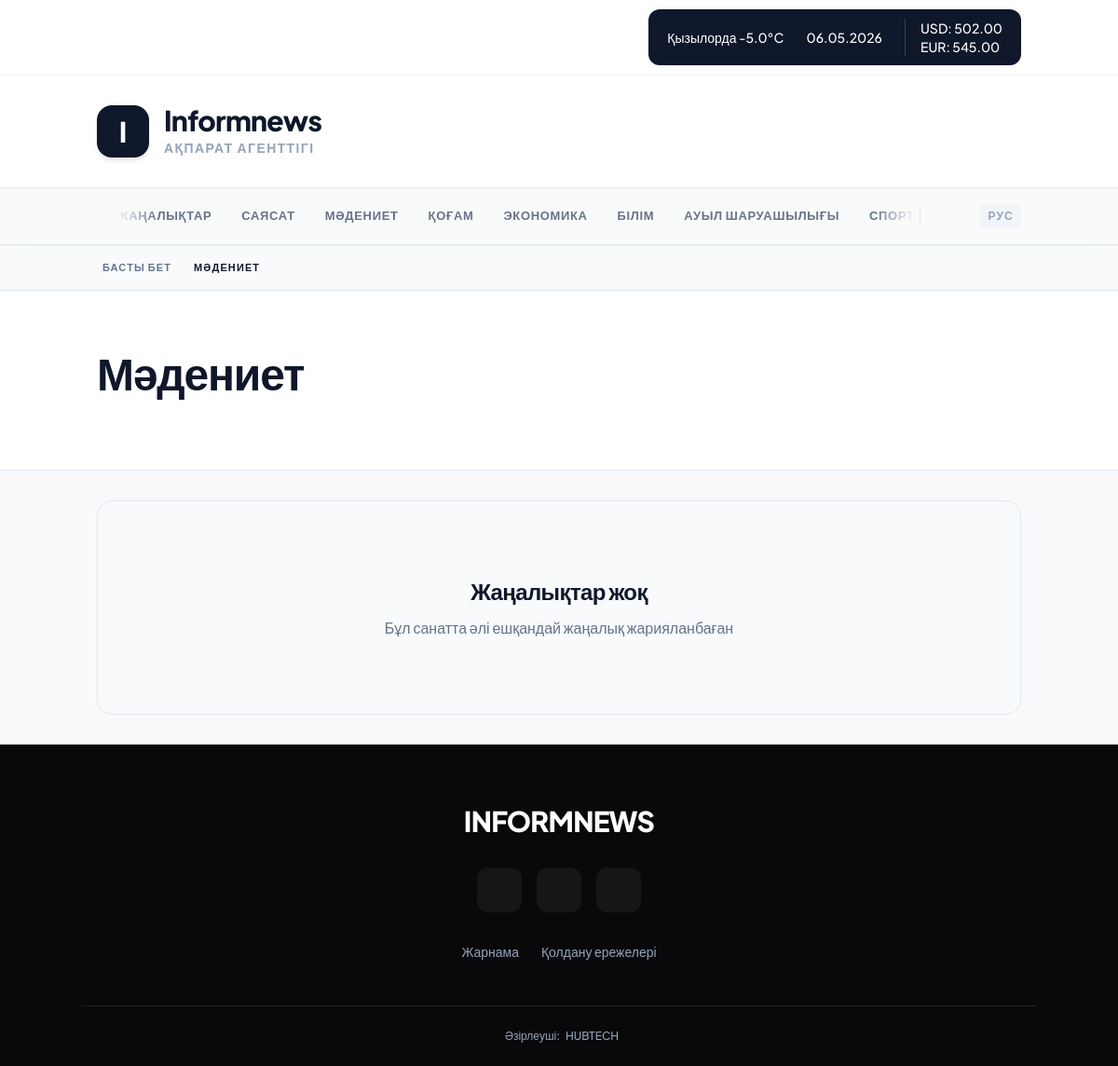
The app's page /madeniet with its own data.
### tables this page shows
CREATE TABLE `categories` (
  `id` int NOT NULL AUTO_INCREMENT,
  `name_kz` varchar(100) NOT NULL,
  `name_ru` varchar(100) NOT NULL,
  `slug_kz` varchar(100) NOT NULL,
  `slug_ru` varchar(100) NOT NULL,
  `description_kz` text,
  `description_ru` text,
  `sort_order` int DEFAULT '0',
  `created_at` timestamp NULL DEFAULT CURRENT_TIMESTAMP,
  PRIMARY KEY (`id`),
  UNIQUE KEY `slug_kz` (`slug_kz`),
  UNIQUE KEY `slug_ru` (`slug_ru`),
  KEY `idx_slug_kz` (`slug_kz`),
  KEY `idx_slug_ru` (`slug_ru`)
);

### app/views/partials/_navigation.php (shortened to what the rows shown need)
<nav class="glass-nav border-b border-slate-200 shadow-sm sticky top-0 z-50">
    <div class="container mx-auto px-4">
        <div class="flex justify-between items-center">
            <div class="cursor-pointer py-5 pr-4 text-slate-600 hover:text-slate-900 dark:text-slate-400 dark:hover:text-white transition-colors" onclick="openMobileMenu()"><i class="las la-bars text-2xl"></i></div>
            <ul class="hidden md:flex space-x-8 py-5 font-semibold text-[13px] text-slate-500 uppercase tracking-wider overflow-x-auto whitespace-nowrap no-scrollbar mask-image-scroll">
                <?php if (isset($categories) && !empty($categories)): ?>
                    <?php foreach ($categories as $cat): ?>
                        <?php
                        if ($cat['slug'] === 'zhanalyqtar' || $cat['slug'] === 'novosti') {
                            $catUrl = $lang === 'ru' ? '/ru/' : '/';
                        } else {
                            $catUrl = '/' . ($lang === 'ru' ? 'ru/' : '') . $cat['slug'];
                        }
                        ?>
                        <li>
                            <a href="<?= $catUrl ?>" class="hover:text-slate-900 cursor-pointer transition-colors block">
                                <?= mb_strtoupper(htmlspecialchars($cat['name'])) ?>
                            </a>
                        </li>
                    <?php endforeach; ?>
                <?php endif; ?>
            </ul>
            <div class="flex items-center space-x-5 text-slate-400 pl-6 border-l border-slate-200">
                <?php
                $switchUrl = '/';
                if (isset($post) && !empty($post)) {
                    $targetLang = $lang === 'kz' ? 'ru' : 'kz';
                    $categorySlug = $post["slug_{$targetLang}"] ?? $post['category_slug'] ?? '';
                    $postSlug = $post["slug_{$targetLang}"] ?? '';
                    $switchUrl = (!empty($categorySlug) && !empty($postSlug))
                        ? ($targetLang === 'ru' ? '/ru/' : '/') . $categorySlug . '/' . $postSlug
                        : ($targetLang === 'ru' ? '/ru/' : '/');
                } elseif (isset($category) && !empty($category)) {
                    $targetLang = $lang === 'kz' ? 'ru' : 'kz';
                    $categorySlug = $category["slug_{$targetLang}"] ?? '';
                    $switchUrl = !empty($categorySlug) ? ($targetLang === 'ru' ? '/ru/' : '/') . $categorySlug : ($targetLang === 'ru' ? '/ru/' : '/');
                } else {
                    $switchUrl = $lang === 'kz' ? '/ru/' : '/';
                }
                ?>
                <a href="<?= $switchUrl ?>" class="cursor-pointer hover:text-slate-900 font-bold text-xs tracking-widest bg-slate-100 px-2 py-1 rounded">
                    <?= $lang === 'kz' ? 'РУС' : 'KAZ' ?>
                </a>
            </div>
        </div>
    </div>
</nav>

### app/views/category/index.php (shortened to what the rows shown need)
<?php
require_once __DIR__ . '/../partials/_header.php';
?>
<?php require_once __DIR__ . '/../partials/_navigation.php'; ?>
<div class="bg-slate-50 border-b border-slate-200">
    <div class="container mx-auto px-4 py-4">
        <div class="flex items-center text-[11px] font-semibold text-slate-500 uppercase tracking-widest">
            <a href="/<?= $lang === 'ru' ? 'ru/' : '' ?>" class="hover:text-slate-900 transition-colors flex items-center gap-1.5">
                <i class="las la-home text-sm"></i> <?= $lang === 'kz' ? 'Басты бет' : 'Главная' ?>
            </a>
            <span class="text-slate-900 font-bold">
                <?= htmlspecialchars($category['name'] ?? '') ?>
            </span>
        </div>
    </div>
</div>
<div class="bg-white border-b border-slate-200 py-12 md:py-16">
    <div class="container mx-auto px-4">
        <h1 class="text-4xl md:text-5xl font-black mb-4 tracking-tight text-slate-900">
            <?= htmlspecialchars($category['name'] ?? '') ?>
        </h1>
    </div>
</div>
<main class="container mx-auto px-4 py-8">
    <?php if (isset($posts) && !empty($posts)): ?>
        <div class="grid grid-cols-1 md:grid-cols-2 lg:grid-cols-3 gap-6 mb-8">
            <?php foreach ($posts as $post): ?>
                <?php
                $postTitle = $lang === 'kz' ? $post['title_kz'] : $post['title_ru'];
                $postExcerpt = $lang === 'kz' ? $post['excerpt_kz'] : $post['excerpt_ru'];
                $postSlug = $lang === 'kz' ? $post['slug_kz'] : $post['slug_ru'];
                $postCategory = $category['slug'] ?? 'aqparat';
                $postImage = !empty($post['image'])
                    ? '/uploads/medium/' . $post['image']
                    : 'https://placehold.co/400x300/666/FFF?text=News';
                $postDate = date('d.m.Y H:i', strtotime($post['published_at'] ?? 'now'));
                ?>
                <a href="/<?= $lang === 'ru' ? 'ru/' : '' ?><?= $postCategory ?>/<?= $postSlug ?>"
                    class="bg-white border border-slate-200 group cursor-pointer shadow-sm hover:shadow-md transition-all duration-300 rounded-2xl overflow-hidden flex flex-col">
                    <div class="relative h-56 overflow-hidden bg-slate-100">
                        <img src="<?= $postImage ?>"
                            class="w-full h-full object-cover group-hover:scale-105 transition-transform duration-700"
                            alt="<?= htmlspecialchars($postTitle) ?>">
                        <span class="absolute top-3 right-3 bg-white/90 backdrop-blur-sm text-slate-900 text-[10px] font-bold px-2.5 py-1 rounded-md shadow-sm tracking-widest uppercase">
                            <i class="las la-eye mr-1"></i>
                            <?= number_format($post['views'] ?? 0) ?>
                        </span>
                    </div>
                    <div class="p-6 flex flex-col flex-1">
                        <div class="text-[11px] font-semibold text-slate-400 mb-3 flex items-center gap-1.5 uppercase tracking-widest">
                            <i class="las la-calendar text-sm"></i>
                            <?= $postDate ?>
                        </div>
                        <h3 class="text-xl font-bold leading-snug text-slate-900 group-hover:text-slate-600 transition-colors mb-3">
                            <?= htmlspecialchars($postTitle) ?>
                        </h3>
                        <p class="text-sm text-slate-500 line-clamp-3 leading-relaxed mt-auto">
                            <?= htmlspecialchars($postExcerpt ?? '') ?>
                        </p>
                    </div>
                </a>
            <?php endforeach; ?>
        </div>
        <?php
        $totalPages = 5;
        $hasNext = $currentPage < $totalPages;
        $hasPrev = $currentPage > 1;
        ?>
        <?php if ($totalPages > 1): ?>
            <div class="flex justify-center items-center gap-2 mt-12">
                <?php if ($hasPrev): ?>
                    <a href="?page=<?= $currentPage - 1 ?>"
                        class="px-5 py-3 bg-white border border-slate-200 rounded-xl hover:bg-slate-50 transition-all text-slate-900 font-bold text-sm">
                        <i class="las la-angle-left text-sm mr-1"></i>
                        <?= $lang === 'kz' ? 'Артқа' : 'Назад' ?>
                    </a>
                <?php endif; ?>
                <div class="flex gap-2">
                    <?php for ($i = 1; $i <= min($totalPages, 5); $i++): ?>
                        <a href="?page=<?= $i ?>"
                            class="w-12 h-12 flex items-center justify-center rounded-xl transition-all font-bold text-sm border <?= $i === $currentPage ? 'bg-slate-900 text-white border-slate-900 shadow-md' : 'bg-white border-slate-200 hover:bg-slate-50 text-slate-600' ?>">
                            <?= $i ?>
                        </a>
                    <?php endfor; ?>
                </div>
                <?php if ($hasNext): ?>
                    <a href="?page=<?= $currentPage + 1 ?>"
                        class="px-5 py-3 bg-white border border-slate-200 rounded-xl hover:bg-slate-50 transition-all text-slate-900 font-bold text-sm">
                        <?= $lang === 'kz' ? 'Алға' : 'Вперед' ?>
                        <i class="las la-angle-right text-sm ml-1"></i>
                    </a>
                <?php endif; ?>
            </div>
        <?php endif; ?>
    <?php else: ?>
        <div class="text-center py-20 bg-slate-50 rounded-2xl border border-slate-200">
            <h3 class="text-2xl font-bold text-slate-900 mb-3 tracking-tight">
                <?= $lang === 'kz' ? 'Жаңалықтар жоқ' : 'Нет новостей' ?>
            </h3>
            <p class="text-slate-500 font-medium">
                <?= $lang === 'kz' ? 'Бұл санатта әлі ешқандай жаңалық жарияланбаған' : 'В этой категории еще нет опубликованных новостей' ?>
            </p>
        </div>
    <?php endif; ?>
</main>
<?php require_once __DIR__ . '/../partials/_footer.php'; ?>

### records on screen
categories: name_kz "ЖАҢАЛЫҚТАР"
categories: name_kz "САЯСАТ"
categories: name_kz "МӘДЕНИЕТ", name_kz "Мәдениет"
categories: name_kz "ҚОҒАМ"
categories: name_kz "ЭКОНОМИКА"
categories: name_kz "БІЛІМ"
categories: name_kz "АУЫЛ ШАРУАШЫЛЫҒЫ"
categories: name_kz "СПОРТ"

### other values on screen
$weather['temperature'] "-5.0"
$currency['usd_rate'] "502.00"
$currency['eur_rate'] "545.00"
